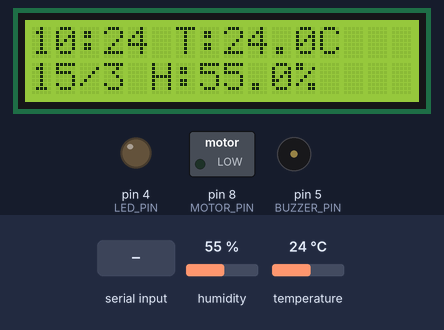
This sketch was run on a simulated Arduino Uno, built with avr-gcc and run on an emulated ATmega328P. Parts: 16×2 character LCD, switched loads named in the sketch (green lamp = pin HIGH), output pins drawn as LEDs (lit = HIGH), buzzer (waves = sounding). The inputs (shaded band) are chosen by the test bench; at power-on: temperature 24 °C, humidity 55 %. The local clock reads 2024-03-15 10:24:30 at power-on unless the sketch sets it; what the sketch prints to the serial monitor is not drawn.

Above: at 1.2 s.
1.3 s: temperature set to 26 °C
At 3.6 s:
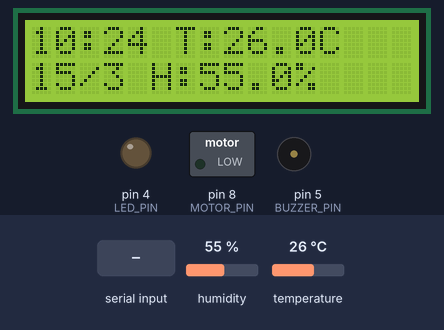
3.9 s: temperature set to 29 °C
At 5.6 s:
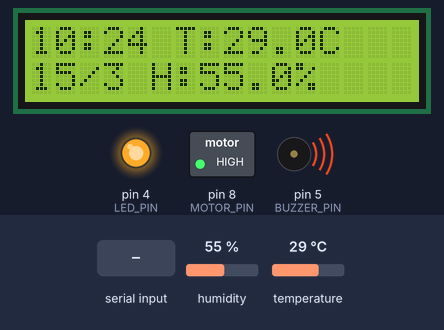
6.3 s: humidity set to 22 %
At 8.4 s:
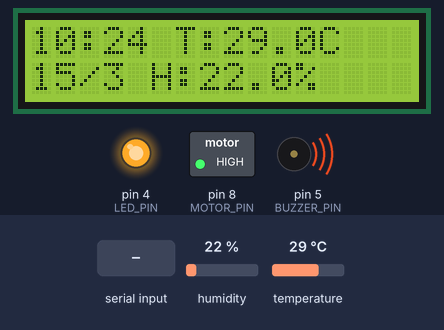
8.7 s: "1" received over Serial
15.3 s: temperature set to 12 °C
At 18.0 s:
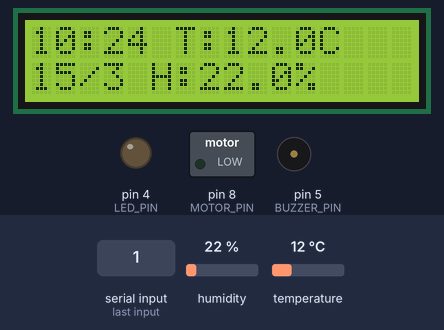
19.1 s: "0" received over Serial
Timing chart, 0 to 22.1 s (numbered marks = the images above; inputs shaded):
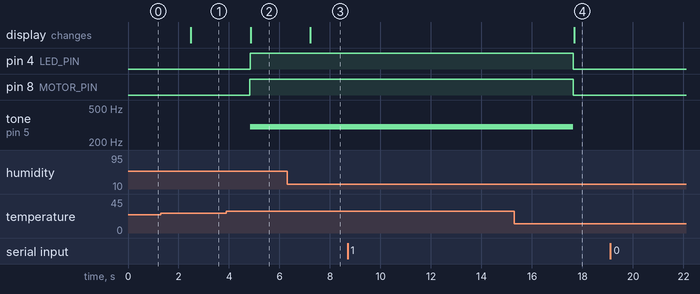

Measured:
- the behaviour switches between 27 and 28 °C on temperature (found by bisection; images 1 and 2)
- after the input at 1.3 s, the display: changes after 1.2 s (image 1)
- after the input at 3.9 s, pin 4 (LED_PIN), pin 8 (MOTOR_PIN): LOW → HIGH after 0.93 s; tone on pin 5 (BUZZER_PIN): silent → 300 Hz after 0.93 s; the display: changes after 0.96 s (image 2)
- after the input at 6.3 s, the display: changes after 0.92 s (image 3)
- after the input at 8.7 s, every drawn part: stays the same
- after the input at 15.3 s, pin 4 (LED_PIN), pin 8 (MOTOR_PIN): HIGH → LOW after 2.3 s; tone on pin 5 (BUZZER_PIN): 300 Hz → silent after 2.3 s; the display: changes after 2.4 s (image 4)

The sketch:

arduino_yakar.ino
```cpp
#include <DHT.h>
#include <LiquidCrystal_I2C.h>
#include <Wire.h>
#include <RTClib.h>
#include <ArduinoJson.h>

#define DHTPIN 2
#define DHTTYPE DHT11
#define LED_PIN 4
#define MOTOR_PIN 8
#define BUZZER_PIN 5

const float TEMP_SEUIL = 27.0;
bool isVentilationActive = false;
bool commandeManuelle = false;
unsigned long tempsCommandeManuelle = 0;
const unsigned long DUREE_MODE_MANUEL = 300000;

DHT dht(DHTPIN, DHTTYPE);
LiquidCrystal_I2C lcd(0x27, 16, 2);
RTC_DS3231 rtc;

void setup() {
  Serial.begin(9600);

  if (!rtc.begin()) {
    Serial.println("{\"error\": \"RTC non trouvé\"}");
    while (1);
  }

  if (rtc.lostPower()) {
    rtc.adjust(DateTime(F(__DATE__), F(__TIME__)));
  }

  dht.begin();
  lcd.init();
  lcd.backlight();

  pinMode(LED_PIN, OUTPUT);
  pinMode(MOTOR_PIN, OUTPUT);
  pinMode(BUZZER_PIN, OUTPUT);

  StaticJsonDocument<200> startupDoc;
  startupDoc["status"] = "Système démarré";
  startupDoc["version"] = "1.1";
  serializeJson(startupDoc, Serial);
  Serial.println();
}

void loop() {
  if (commandeManuelle && (millis() - tempsCommandeManuelle >= DUREE_MODE_MANUEL)) {
    commandeManuelle = false;
    envoyerNotification("Retour au mode automatique");
  }

  DateTime now = rtc.now();
  float humidite = dht.readHumidity();
  float temperature = dht.readTemperature();

  if (isnan(humidite) || isnan(temperature)) {
    gererErreurLecture();
    return;
  }

  bool alerteTemp = temperature > TEMP_SEUIL;
  gererSysteme(temperature, humidite, alerteTemp);
  afficherDonnees(now, temperature, humidite);
  envoyerDonnees(now, temperature, humidite, alerteTemp);

  checkSerialCommands();

  delay(500);
}

void gererSysteme(float temperature, float humidite, bool alerteTemp) {
  if (!commandeManuelle) {
    if (alerteTemp && !isVentilationActive) {
      setVentilation(true);
    } else if (!alerteTemp && isVentilationActive) {
      setVentilation(false);
    }
  }

  digitalWrite(LED_PIN, alerteTemp ? HIGH : LOW);
  if (alerteTemp) {
    tone(BUZZER_PIN, 300);
  } else {
    noTone(BUZZER_PIN);
  }
}

void afficherDonnees(DateTime now, float temperature, float humidite) {
  lcd.clear();
  lcd.setCursor(0, 0);
  lcd.print(now.hour());
  lcd.print(':');
  if (now.minute() < 10) lcd.print('0');
  lcd.print(now.minute());
  lcd.print(" T:");
  lcd.print(temperature, 1);
  lcd.print("C");

  lcd.setCursor(0, 1);
  lcd.print(now.day());
  lcd.print('/');
  lcd.print(now.month());
  lcd.print(" H:");
  lcd.print(humidite, 1);
  lcd.print("%");
}

void checkSerialCommands() {
  if (Serial.available() > 0) {
    StaticJsonDocument<200> command;
    DeserializationError error = deserializeJson(command, Serial);

    if (!error && command.containsKey("ventilation")) {
      commandeManuelle = true;
      tempsCommandeManuelle = millis();
      setVentilation(command["ventilation"].as<bool>());
    }
  }
}

void setVentilation(bool activate) {
  if (activate != isVentilationActive) {
    analogWrite(MOTOR_PIN, activate ? 255 : 0);
    isVentilationActive = activate;
    envoyerEtatVentilation();
  }
}

void envoyerDonnees(DateTime now, float temperature, float humidite, bool alerteTemp) {
  StaticJsonDocument<200> doc;
  doc["temperature"] = temperature;
  doc["humidite"] = humidite;
  doc["date"] = now.unixtime();
  doc["alerte"] = alerteTemp;
  doc["systeme"]["ventilation"] = isVentilationActive;
  doc["systeme"]["mode"] = commandeManuelle ? "manuel" : "auto";

  serializeJson(doc, Serial);
  Serial.println();
}

void envoyerEtatVentilation() {
  StaticJsonDocument<100> doc;
  doc["ventilation"] = isVentilationActive;
  doc["mode"] = commandeManuelle ? "manuel" : "auto";
  serializeJson(doc, Serial);
  Serial.println();
}

void envoyerNotification(const char* message) {
  StaticJsonDocument<100> doc;
  doc["type"] = "notification";
  doc["message"] = message;
  serializeJson(doc, Serial);
  Serial.println();
}

void gererErreurLecture() {
  StaticJsonDocument<100> doc;
  doc["error"] = "Erreur lecture capteur";
  serializeJson(doc, Serial);
  Serial.println();

  lcd.clear();
  lcd.setCursor(0, 0);
  lcd.print("Erreur lecture!");
}
```
